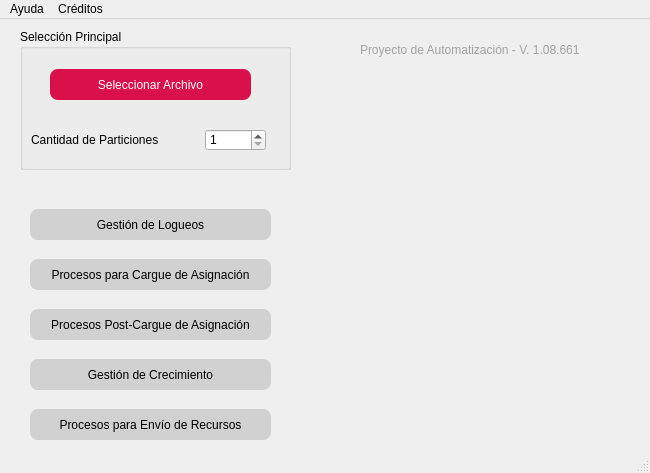
<?xml version="1.0" encoding="UTF-8"?>
<ui version="4.0">
 <class>MainWindow</class>
 <widget class="QMainWindow" name="MainWindow">
  <property name="geometry">
   <rect>
    <x>0</x>
    <y>0</y>
    <width>650</width>
    <height>473</height>
   </rect>
  </property>
  <property name="windowTitle">
   <string>Main APP</string>
  </property>
  <property name="styleSheet">
   <string notr="true"/>
  </property>
  <widget class="QWidget" name="centralwidget">
   <widget class="QPushButton" name="pushButton_Resources_to_Send">
    <property name="geometry">
     <rect>
      <x>30</x>
      <y>390</y>
      <width>241</width>
      <height>31</height>
     </rect>
    </property>
    <property name="styleSheet">
     <string notr="true">QPushButton
{
	border-radius:8px;
	color: rgb(0, 0, 0);
	background-color: rgb(209, 209, 209);
}
QPushButton:Hover
{
	color: rgb(255, 255, 255);
	background-color: rgb(217, 16, 76);
}
QPushButton:pressed
{
	color: rgb(255, 255, 255);
	background-color: rgb(0, 0, 0);
}
</string>
    </property>
    <property name="text">
     <string>Procesos para Envío de Recursos</string>
    </property>
    <property name="default">
     <bool>false</bool>
    </property>
   </widget>
   <widget class="QLabel" name="label_LOGO">
    <property name="geometry">
     <rect>
      <x>280</x>
      <y>70</y>
      <width>381</width>
      <height>321</height>
     </rect>
    </property>
    <property name="text">
     <string/>
    </property>
    <property name="pixmap">
     <pixmap>../resources/Logo.png</pixmap>
    </property>
    <property name="scaledContents">
     <bool>true</bool>
    </property>
   </widget>
   <widget class="QLabel" name="label_Version_Control">
    <property name="geometry">
     <rect>
      <x>360</x>
      <y>20</y>
      <width>281</width>
      <height>21</height>
     </rect>
    </property>
    <property name="styleSheet">
     <string notr="true">color: rgb(162, 162, 162);
font: italic 10pt &quot;MS Sans Serif&quot;;</string>
    </property>
    <property name="text">
     <string>Proyecto de Automatización - V. 1.08.661</string>
    </property>
   </widget>
   <widget class="QPushButton" name="pushButton_Upload_BD">
    <property name="geometry">
     <rect>
      <x>30</x>
      <y>240</y>
      <width>241</width>
      <height>31</height>
     </rect>
    </property>
    <property name="styleSheet">
     <string notr="true">QPushButton
{
	border-radius:8px;
	color: rgb(0, 0, 0);
	background-color: rgb(209, 209, 209);
}
QPushButton:Hover
{
	color: rgb(255, 255, 255);
	background-color: rgb(217, 16, 76);
}
QPushButton:pressed
{
	color: rgb(255, 255, 255);
	background-color: rgb(0, 0, 0);
}
</string>
    </property>
    <property name="text">
     <string>Procesos para Cargue de Asignación</string>
    </property>
    <property name="default">
     <bool>false</bool>
    </property>
   </widget>
   <widget class="QPushButton" name="pushButton_Login">
    <property name="geometry">
     <rect>
      <x>30</x>
      <y>190</y>
      <width>241</width>
      <height>31</height>
     </rect>
    </property>
    <property name="styleSheet">
     <string notr="true">QPushButton
{
	border-radius:8px;
	color: rgb(0, 0, 0);
	background-color: rgb(209, 209, 209);
}
QPushButton:Hover
{
	color: rgb(255, 255, 255);
	background-color: rgb(217, 16, 76);
}
QPushButton:pressed
{
	color: rgb(255, 255, 255);
	background-color: rgb(0, 0, 0);
}
</string>
    </property>
    <property name="text">
     <string>Gestión de Logueos</string>
    </property>
    <property name="default">
     <bool>false</bool>
    </property>
   </widget>
   <widget class="QPushButton" name="pushButton_Loaded_BD">
    <property name="geometry">
     <rect>
      <x>30</x>
      <y>290</y>
      <width>241</width>
      <height>31</height>
     </rect>
    </property>
    <property name="styleSheet">
     <string notr="true">QPushButton
{
	border-radius:8px;
	color: rgb(0, 0, 0);
	background-color: rgb(209, 209, 209);
}
QPushButton:Hover
{
	color: rgb(255, 255, 255);
	background-color: rgb(217, 16, 76);
}
QPushButton:pressed
{
	color: rgb(255, 255, 255);
	background-color: rgb(0, 0, 0);
}
</string>
    </property>
    <property name="text">
     <string>Procesos Post-Cargue de Asignación</string>
    </property>
    <property name="default">
     <bool>false</bool>
    </property>
   </widget>
   <widget class="QPushButton" name="pushButton_Growht">
    <property name="geometry">
     <rect>
      <x>30</x>
      <y>340</y>
      <width>241</width>
      <height>31</height>
     </rect>
    </property>
    <property name="styleSheet">
     <string notr="true">QPushButton
{
	border-radius:8px;
	color: rgb(0, 0, 0);
	background-color: rgb(209, 209, 209);
}
QPushButton:Hover
{
	color: rgb(255, 255, 255);
	background-color: rgb(217, 16, 76);
}
QPushButton:pressed
{
	color: rgb(255, 255, 255);
	background-color: rgb(0, 0, 0);
}
</string>
    </property>
    <property name="text">
     <string>Gestión de Crecimiento</string>
    </property>
    <property name="default">
     <bool>false</bool>
    </property>
   </widget>
   <widget class="QSpinBox" name="spinBox_Partitions">
    <property name="geometry">
     <rect>
      <x>205</x>
      <y>110</y>
      <width>61</width>
      <height>22</height>
     </rect>
    </property>
    <property name="minimum">
     <number>1</number>
    </property>
    <property name="maximum">
     <number>50</number>
    </property>
   </widget>
   <widget class="QLabel" name="label_Partitions">
    <property name="geometry">
     <rect>
      <x>31</x>
      <y>105</y>
      <width>168</width>
      <height>31</height>
     </rect>
    </property>
    <property name="styleSheet">
     <string notr="true">font: 63 10pt &quot;Bahnschrift SemiBold&quot;;</string>
    </property>
    <property name="text">
     <string>Cantidad de Particiones           </string>
    </property>
   </widget>
   <widget class="QGroupBox" name="Group_Selection_Starter">
    <property name="geometry">
     <rect>
      <x>20</x>
      <y>10</y>
      <width>271</width>
      <height>141</height>
     </rect>
    </property>
    <property name="styleSheet">
     <string notr="true">font: 63 10pt &quot;Bahnschrift SemiBold&quot;;</string>
    </property>
    <property name="title">
     <string>Selección Principal</string>
    </property>
    <widget class="QPushButton" name="pushButton_Select_File">
     <property name="geometry">
      <rect>
       <x>30</x>
       <y>40</y>
       <width>201</width>
       <height>31</height>
      </rect>
     </property>
     <property name="styleSheet">
      <string notr="true">QPushButton
{
	border-radius:8px;
	color: rgb(255, 255, 255);
	background-color: rgb(217, 16, 76);
}
QPushButton:Hover
{
	color: rgb(255, 255, 255);
	background-color: rgb(94, 94, 94);
}
QPushButton:pressed
{
	color: rgb(255, 255, 255);
	background-color: rgb(0, 0, 0);
}
</string>
     </property>
     <property name="text">
      <string>Seleccionar Archivo</string>
     </property>
     <property name="default">
      <bool>false</bool>
     </property>
    </widget>
   </widget>
   <widget class="QLabel" name="Confirmation_LABEL">
    <property name="geometry">
     <rect>
      <x>360</x>
      <y>390</y>
      <width>231</width>
      <height>21</height>
     </rect>
    </property>
    <property name="styleSheet">
     <string notr="true">color: rgb(0, 0, 255);
font: 87 10pt &quot;Arial Black&quot;;</string>
    </property>
    <property name="text">
     <string/>
    </property>
   </widget>
   <zorder>Group_Selection_Starter</zorder>
   <zorder>label_LOGO</zorder>
   <zorder>pushButton_Resources_to_Send</zorder>
   <zorder>label_Version_Control</zorder>
   <zorder>pushButton_Upload_BD</zorder>
   <zorder>pushButton_Login</zorder>
   <zorder>pushButton_Loaded_BD</zorder>
   <zorder>pushButton_Growht</zorder>
   <zorder>spinBox_Partitions</zorder>
   <zorder>label_Partitions</zorder>
   <zorder>Confirmation_LABEL</zorder>
  </widget>
  <widget class="QMenuBar" name="menubar">
   <property name="geometry">
    <rect>
     <x>0</x>
     <y>0</y>
     <width>650</width>
     <height>21</height>
    </rect>
   </property>
   <widget class="QMenu" name="menuCr_ditos">
    <property name="title">
     <string>Créditos</string>
    </property>
    <addaction name="actionDesarrolladores"/>
   </widget>
   <widget class="QMenu" name="menuAyuda">
    <property name="title">
     <string>Ayuda</string>
    </property>
    <addaction name="actionArchivos_soportados"/>
    <addaction name="actionGuia_de_uso"/>
   </widget>
   <addaction name="menuAyuda"/>
   <addaction name="menuCr_ditos"/>
  </widget>
  <widget class="QStatusBar" name="statusbar"/>
  <action name="actionDesarrolladores">
   <property name="text">
    <string>Desarrolladores</string>
   </property>
  </action>
  <action name="actionArchivos_soportados">
   <property name="text">
    <string>Archivos soportados</string>
   </property>
  </action>
  <action name="actionGuia_de_uso">
   <property name="text">
    <string>Guia de uso</string>
   </property>
  </action>
 </widget>
 <resources/>
 <connections/>
</ui>
